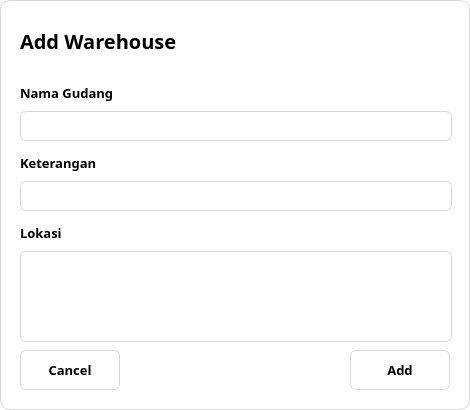
<?xml version="1.0" encoding="UTF-8"?>
<ui version="4.0">
 <class>Dialog</class>
 <widget class="QDialog" name="Dialog">
  <property name="geometry">
   <rect>
    <x>0</x>
    <y>0</y>
    <width>470</width>
    <height>410</height>
   </rect>
  </property>
  <property name="minimumSize">
   <size>
    <width>470</width>
    <height>410</height>
   </size>
  </property>
  <property name="maximumSize">
   <size>
    <width>470</width>
    <height>410</height>
   </size>
  </property>
  <property name="windowTitle">
   <string>Dialog</string>
  </property>
  <property name="styleSheet">
   <string notr="true">QDialog{
	background-color: white;
	border: 1px solid #D9D9D9;
	border-radius: 10px;
}</string>
  </property>
  <widget class="QPushButton" name="closeBtn">
   <property name="geometry">
    <rect>
     <x>430</x>
     <y>5</y>
     <width>35</width>
     <height>35</height>
    </rect>
   </property>
   <property name="styleSheet">
    <string notr="true">QPushButton{
	border: none;
}

QPushButton:hover{
	border-left: 1px solid #D9D9D9;
	border-bottom: 1px solid #D9D9D9;
	border-bottom-left-radius: 6px;
}</string>
   </property>
   <property name="text">
    <string/>
   </property>
   <property name="icon">
    <iconset resource="../assets/icons/resources.qrc">
     <normaloff>:/icons/close-blue.svg</normaloff>:/icons/close-blue.svg</iconset>
   </property>
   <property name="iconSize">
    <size>
     <width>20</width>
     <height>20</height>
    </size>
   </property>
   <property name="checkable">
    <bool>true</bool>
   </property>
  </widget>
  <widget class="QWidget" name="layoutWidget">
   <property name="geometry">
    <rect>
     <x>20</x>
     <y>20</y>
     <width>228</width>
     <height>42</height>
    </rect>
   </property>
   <layout class="QHBoxLayout" name="horizontalLayout">
    <property name="spacing">
     <number>6</number>
    </property>
    <item>
     <widget class="QLabel" name="label">
      <property name="minimumSize">
       <size>
        <width>180</width>
        <height>40</height>
       </size>
      </property>
      <property name="maximumSize">
       <size>
        <width>180</width>
        <height>40</height>
       </size>
      </property>
      <property name="font">
       <font>
        <family>Poppins</family>
        <pointsize>15</pointsize>
        <weight>75</weight>
        <bold>true</bold>
       </font>
      </property>
      <property name="text">
       <string>Add Warehouse</string>
      </property>
     </widget>
    </item>
    <item>
     <widget class="QLabel" name="label_2">
      <property name="minimumSize">
       <size>
        <width>40</width>
        <height>35</height>
       </size>
      </property>
      <property name="maximumSize">
       <size>
        <width>40</width>
        <height>35</height>
       </size>
      </property>
      <property name="text">
       <string/>
      </property>
      <property name="pixmap">
       <pixmap resource="../assets/icons/resources.qrc">:/icons/total-warehouse-blue.svg</pixmap>
      </property>
      <property name="scaledContents">
       <bool>true</bool>
      </property>
     </widget>
    </item>
   </layout>
  </widget>
  <widget class="QWidget" name="layoutWidget_2">
   <property name="geometry">
    <rect>
     <x>20</x>
     <y>80</y>
     <width>432</width>
     <height>61</height>
    </rect>
   </property>
   <layout class="QVBoxLayout" name="verticalLayout">
    <item>
     <widget class="QLabel" name="label_3">
      <property name="font">
       <font>
        <family>Poppins</family>
        <pointsize>10</pointsize>
        <weight>75</weight>
        <bold>true</bold>
       </font>
      </property>
      <property name="text">
       <string>Nama Gudang</string>
      </property>
     </widget>
    </item>
    <item>
     <widget class="QLineEdit" name="addWarehouseName">
      <property name="minimumSize">
       <size>
        <width>430</width>
        <height>30</height>
       </size>
      </property>
      <property name="font">
       <font>
        <family>Poppins</family>
        <weight>75</weight>
        <bold>true</bold>
       </font>
      </property>
      <property name="styleSheet">
       <string notr="true">QLineEdit{
	border: 1px solid #D9D9D9;
	border-radius: 6px;
	padding:0 10px 0 10px;
}

QLineEdit:focus{
	border: 1px solid #3D6CEE;
}</string>
      </property>
     </widget>
    </item>
   </layout>
  </widget>
  <widget class="QWidget" name="layoutWidget_7">
   <property name="geometry">
    <rect>
     <x>20</x>
     <y>150</y>
     <width>432</width>
     <height>61</height>
    </rect>
   </property>
   <layout class="QVBoxLayout" name="verticalLayout_7">
    <item>
     <widget class="QLabel" name="label_9">
      <property name="font">
       <font>
        <family>Poppins</family>
        <pointsize>10</pointsize>
        <weight>75</weight>
        <bold>true</bold>
       </font>
      </property>
      <property name="text">
       <string>Keterangan</string>
      </property>
     </widget>
    </item>
    <item>
     <widget class="QLineEdit" name="addDescription">
      <property name="minimumSize">
       <size>
        <width>430</width>
        <height>30</height>
       </size>
      </property>
      <property name="font">
       <font>
        <family>Poppins</family>
        <weight>75</weight>
        <bold>true</bold>
       </font>
      </property>
      <property name="styleSheet">
       <string notr="true">QLineEdit{
	border: 1px solid #D9D9D9;
	border-radius: 6px;
	padding:0 10px 0 10px;
}

QLineEdit:focus{
	border: 1px solid #3D6CEE;
}</string>
      </property>
      <property name="maxLength">
       <number>430</number>
      </property>
      <property name="alignment">
       <set>Qt::AlignJustify|Qt::AlignVCenter</set>
      </property>
     </widget>
    </item>
   </layout>
  </widget>
  <widget class="QWidget" name="layoutWidget_8">
   <property name="geometry">
    <rect>
     <x>20</x>
     <y>220</y>
     <width>432</width>
     <height>122</height>
    </rect>
   </property>
   <layout class="QVBoxLayout" name="verticalLayout_8">
    <item>
     <widget class="QLabel" name="label_10">
      <property name="font">
       <font>
        <family>Poppins</family>
        <pointsize>10</pointsize>
        <weight>75</weight>
        <bold>true</bold>
       </font>
      </property>
      <property name="text">
       <string>Lokasi</string>
      </property>
     </widget>
    </item>
    <item>
     <widget class="QLineEdit" name="addLocation">
      <property name="minimumSize">
       <size>
        <width>430</width>
        <height>91</height>
       </size>
      </property>
      <property name="font">
       <font>
        <family>Poppins</family>
        <weight>75</weight>
        <bold>true</bold>
       </font>
      </property>
      <property name="styleSheet">
       <string notr="true">QLineEdit{
	border: 1px solid #D9D9D9;
	border-radius: 6px;
	padding:0 10px 0 10px;
}

QLineEdit:focus{
	border: 1px solid #3D6CEE;
}</string>
      </property>
      <property name="maxLength">
       <number>430</number>
      </property>
      <property name="alignment">
       <set>Qt::AlignJustify|Qt::AlignTop</set>
      </property>
     </widget>
    </item>
   </layout>
  </widget>
  <widget class="QPushButton" name="cancelBtn">
   <property name="geometry">
    <rect>
     <x>20</x>
     <y>350</y>
     <width>100</width>
     <height>40</height>
    </rect>
   </property>
   <property name="font">
    <font>
     <family>Poppins</family>
     <pointsize>10</pointsize>
     <weight>75</weight>
     <bold>true</bold>
    </font>
   </property>
   <property name="styleSheet">
    <string notr="true">QPushButton{
	background-color: white;
	border: 1px solid #D9D9D9;
	border-radius: 6px;
}

QPushButton:hover{
	color: #3D6CEE;
	border: 1px solid #3D6CEE;
}</string>
   </property>
   <property name="text">
    <string>Cancel</string>
   </property>
  </widget>
  <widget class="QPushButton" name="addBtn">
   <property name="geometry">
    <rect>
     <x>350</x>
     <y>350</y>
     <width>100</width>
     <height>40</height>
    </rect>
   </property>
   <property name="font">
    <font>
     <family>Poppins</family>
     <pointsize>10</pointsize>
     <weight>75</weight>
     <bold>true</bold>
    </font>
   </property>
   <property name="styleSheet">
    <string notr="true">QPushButton{
	background-color: white;
	border: 1px solid #D9D9D9;
	border-radius: 6px;
}

QPushButton:hover{
	color: #3D6CEE;
	border: 1px solid #3D6CEE;
}</string>
   </property>
   <property name="text">
    <string>Add</string>
   </property>
  </widget>
 </widget>
 <resources>
  <include location="../assets/icons/resources.qrc"/>
  <include location="../../../../Python/Lib/site-packages/qt5_applications/Qt/assets/icons/resources.qrc"/>
 </resources>
 <connections/>
</ui>
